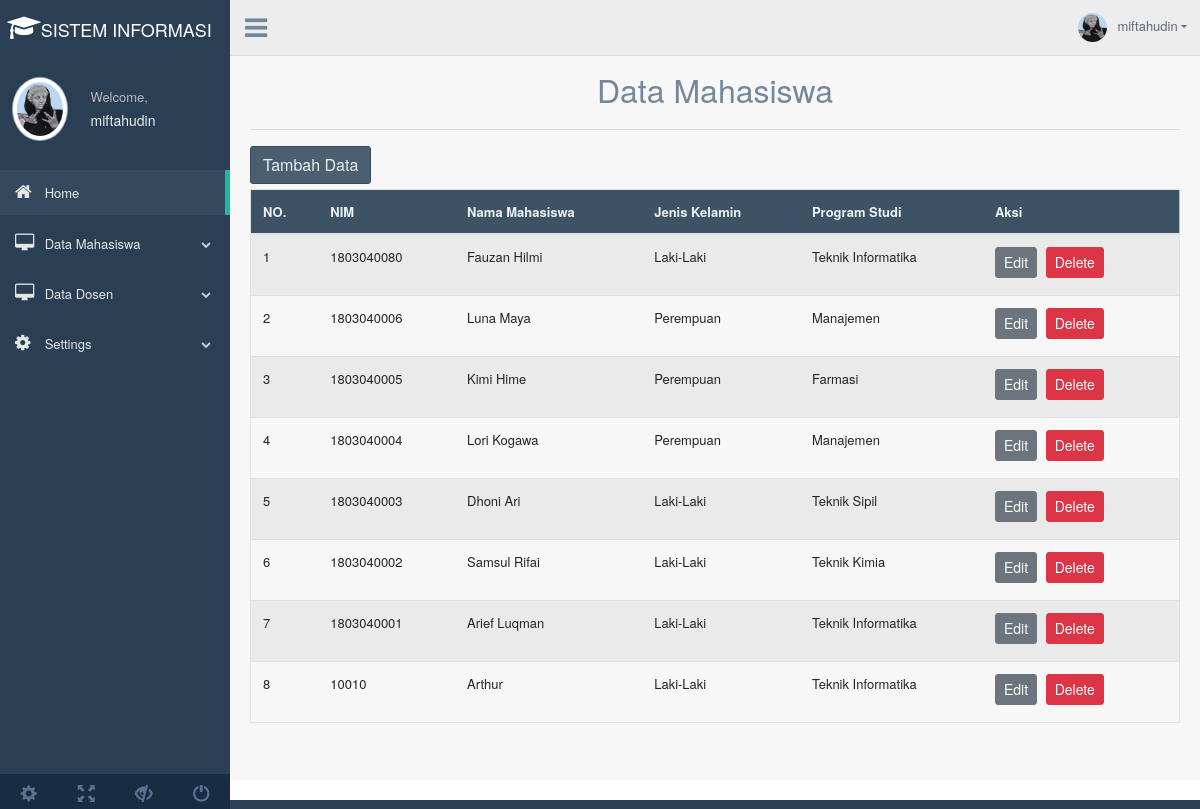
The app's page /beranda.php?page=tampil_mhs (signed in) with its own data.
### tables this page shows
CREATE TABLE `mahasiswa` (
  `Nim` int(10) NOT NULL,
  `Nama_Mhs` varchar(50) NOT NULL,
  `Jenis_Kelamin` varchar(50) NOT NULL,
  `Program_Studi` varchar(50) NOT NULL
);

### tampil.php (the view, shortened to what this page needs)
<?php
include('config.php');
?>
	<div class="container" style="margin-top:20px">
		<center><font size="6">Data Mahasiswa</font></center>
		<hr>
		<a href="beranda.php?page=tambah_mhs"><button class="btn btn-dark right">Tambah Data</button></a>
		<div class="table-responsive">
		<table class="table table-striped jambo_table bulk_action">
			<thead>
				<tr>
					<th>NO.</th>
					<th>NIM</th>
					<th>Nama Mahasiswa</th>
					<th>Jenis Kelamin</th>
					<th>Program Studi</th>
					<th>Aksi</th>
				</tr>
			</thead>
			<tbody>
				<?php
				$sql = mysqli_query($config, "SELECT * FROM mahasiswa ORDER BY Nim DESC") or die(mysqli_error($koneksi));
				if(mysqli_num_rows($sql) > 0){
					$no = 1;
					while($data = mysqli_fetch_assoc($sql)){
						echo '
						<tr>
							<td>'.$no.'</td>
							<td>'.$data['Nim'].'</td>
							<td>'.$data['Nama_Mhs'].'</td>
							<td>'.$data['Jenis_Kelamin'].'</td>
							<td>'.$data['Program_Studi'].'</td>
							<td>
								<a href="beranda.php?page=edit_mhs&Nim='.$data['Nim'].'" class="btn btn-secondary btn-sm">Edit</a>
								<a href="delete.php?Nim='.$data['Nim'].'" class="btn btn-danger btn-sm" onclick="return confirm(\'Yakin ingin menghapus data ini?\')">Delete</a>
							</td>
						</tr>
						';
						$no++;
					}
				}else{
					echo '
					<tr>
						<td colspan="6">Tidak ada data.</td>
					</tr>
					';
				}
				?>
		</table>
	</div>
	</div>

### records on screen
mahasiswa: Nim "1803040080", Nama_Mhs "Fauzan Hilmi", Jenis_Kelamin "Laki-Laki", Program_Studi "Teknik Informatika"
mahasiswa: Nim "1803040006", Nama_Mhs "Luna Maya", Jenis_Kelamin "Perempuan", Program_Studi "Manajemen"
mahasiswa: Nim "1803040005", Nama_Mhs "Kimi Hime", Jenis_Kelamin "Perempuan", Program_Studi "Farmasi"
mahasiswa: Nim "1803040004", Nama_Mhs "Lori Kogawa", Jenis_Kelamin "Perempuan", Program_Studi "Manajemen"
mahasiswa: Nim "1803040003", Nama_Mhs "Dhoni Ari", Jenis_Kelamin "Laki-Laki", Program_Studi "Teknik Sipil"
mahasiswa: Nim "1803040002", Nama_Mhs "Samsul Rifai", Jenis_Kelamin "Laki-Laki", Program_Studi "Teknik Kimia"
mahasiswa: Nim "1803040001", Nama_Mhs "Arief Luqman", Jenis_Kelamin "Laki-Laki", Program_Studi "Teknik Informatika"
mahasiswa: Nim "10010", Nama_Mhs "Arthur", Jenis_Kelamin "Laki-Laki", Program_Studi "Teknik Informatika"

### other values on screen
$_SESSION['username'] "miftahudin"
